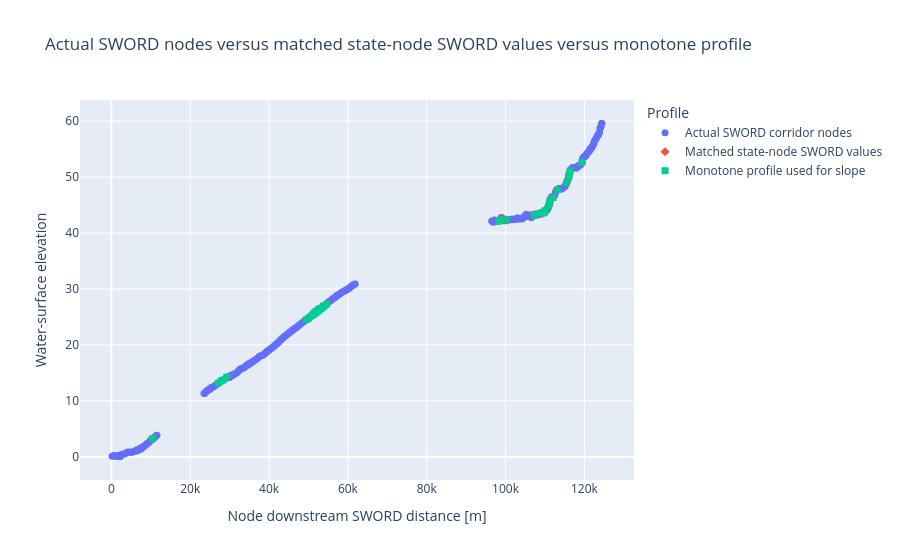

Write notebook code for a chart like this one.
### Markdown cell above
## Along-Distance WSE Profiles

### Code cell
fig = plot_actual_sword_vs_state_vs_monotone(
    node_df,
    example_id=PROFILE_FOCUS_EXAMPLE_ID,
    state_id=PROFILE_FOCUS_STATE_ID,
)
fig.show()

### Figure 1 — Plotly figure (JSON) as saved in the notebook; plotly's stock layout.template omitted (floating-point values rounded to 4 significant figures; data arrays with more than 128 entries replaced by an {"elided": "..."} marker saying what was removed)
{"data": [{"customdata": {"elided": "2730x3 str values"}, "hovertemplate": "Profile=%{customdata[2]}<br>Node downstream SWORD distance [m]=%{x}<br>Water-surface elevation=%{y}<br>example_id=%{customdata[0]}<br>state_id=%{customdata[1]}<extra></extra>", "legendgroup": "Actual SWORD corridor nodes", "marker": {"color": "#636efa", "size": 7, "symbol": "circle"}, "mode": "markers", "name": "Actual SWORD corridor nodes", "showlegend": true, "type": "scattergl", "x": {"elided": "2730 float values"}, "xaxis": "x", "y": {"elided": "2730 float values"}, "yaxis": "y"}, {"customdata": {"elided": "60x3 str values"}, "hovertemplate": "Profile=%{customdata[2]}<br>Node downstream SWORD distance [m]=%{x}<br>Water-surface elevation=%{y}<br>example_id=%{customdata[0]}<br>state_id=%{customdata[1]}<extra></extra>", "legendgroup": "Matched state-node SWORD values", "marker": {"color": "#EF553B", "size": 7, "symbol": "diamond"}, "mode": "markers", "name": "Matched state-node SWORD values", "showlegend": true, "type": "scattergl", "x": [98300.0, 99130.0, 99320.0, 100100.0, 99730.0, 100100.0, 107300.0, 108900.0, 109500.0, 110100.0, 109900.0, 110900.0, 111200.0, 111300.0, 112000.0, 113100.0, 115500.0, 116200.0, 116100.0, 116400.0, 119400.0, 54620.0, 53930.0, 52730.0, 53740.0, 53790.0, 52130.0, 53130.0, 53430.0, 51730.0, 52530.0, 52780.0, 52980.0, 52980.0, 51230.0, 51640.0, 51930.0, 52630.0, 51230.0, 51640.0, 51730.0, 52330.0, 52230.0, 49550.0, 51340.0, 50760.0, 51640.0, 51730.0, 52330.0, 51340.0, 50050.0, 51340.0, 51340.0, 51930.0, 51230.0, 29250.0, 28330.0, 27850.0, 27110.0, 10430.0], "xaxis": "x", "y": [42.13, 42.66, 42.31, 42.32, 42.3, 42.32, 43.2, 43.59, 43.53, 44.0, 43.72, 44.78, 45.24, 45.84, 46.33, 47.73, 49.0, 50.61, 50.2, 51.13, 52.63, 27.28, 26.98, 26.35, 26.87, 26.87, 26.06, 26.54, 26.64, 25.74, 26.25, 26.35, 26.49, 26.49, 25.43, 25.73, 25.91, 26.25, 25.43, 25.73, 25.74, 26.11, 26.06, 24.51, 25.61, 25.2, 25.73, 25.74, 26.11, 25.61, 24.79, 25.61, 25.61, 25.91, 25.43, 14.23, 13.69, 13.55, 13.16, 3.236], "yaxis": "y"}, {"customdata": {"elided": "60x3 str values"}, "hovertemplate": "Profile=%{customdata[2]}<br>Node downstream SWORD distance [m]=%{x}<br>Water-surface elevation=%{y}<br>example_id=%{customdata[0]}<br>state_id=%{customdata[1]}<extra></extra>", "legendgroup": "Monotone profile used for slope", "marker": {"color": "#00cc96", "size": 7, "symbol": "square"}, "mode": "markers", "name": "Monotone profile used for slope", "showlegend": true, "type": "scattergl", "x": [98300.0, 99130.0, 99320.0, 100100.0, 99730.0, 100100.0, 107300.0, 108900.0, 109500.0, 110100.0, 109900.0, 110900.0, 111200.0, 111300.0, 112000.0, 113100.0, 115500.0, 116200.0, 116100.0, 116400.0, 119400.0, 54620.0, 53930.0, 52730.0, 53740.0, 53790.0, 52130.0, 53130.0, 53430.0, 51730.0, 52530.0, 52780.0, 52980.0, 52980.0, 51230.0, 51640.0, 51930.0, 52630.0, 51230.0, 51640.0, 51730.0, 52330.0, 52230.0, 49550.0, 51340.0, 50760.0, 51640.0, 51730.0, 52330.0, 51340.0, 50050.0, 51340.0, 51340.0, 51930.0, 51230.0, 29250.0, 28330.0, 27850.0, 27110.0, 10430.0], "xaxis": "x", "y": [42.13, 42.38, 42.38, 42.38, 42.38, 42.38, 43.2, 43.56, 43.56, 44.0, 43.72, 44.78, 45.24, 45.84, 46.33, 47.73, 49.0, 50.61, 50.2, 51.13, 52.63, 27.28, 26.98, 26.46, 26.87, 26.87, 25.99, 26.46, 26.64, 25.74, 26.25, 26.42, 26.46, 26.42, 25.52, 25.73, 25.91, 26.25, 25.52, 25.73, 25.74, 26.09, 26.09, 24.51, 25.61, 25.2, 25.73, 25.74, 26.09, 25.52, 24.79, 25.52, 25.52, 25.99, 25.43, 14.23, 13.69, 13.55, 13.16, 3.236], "yaxis": "y"}], "layout": {"legend": {"title": {"text": "Profile"}, "tracegroupgap": 0}, "title": {"text": "Actual SWORD nodes versus matched state-node SWORD values versus monotone profile"}, "xaxis": {"anchor": "y", "domain": [0, 1], "title": {"text": "Node downstream SWORD distance [m]"}}, "yaxis": {"anchor": "x", "domain": [0, 1], "title": {"text": "Water-surface elevation"}}}}
